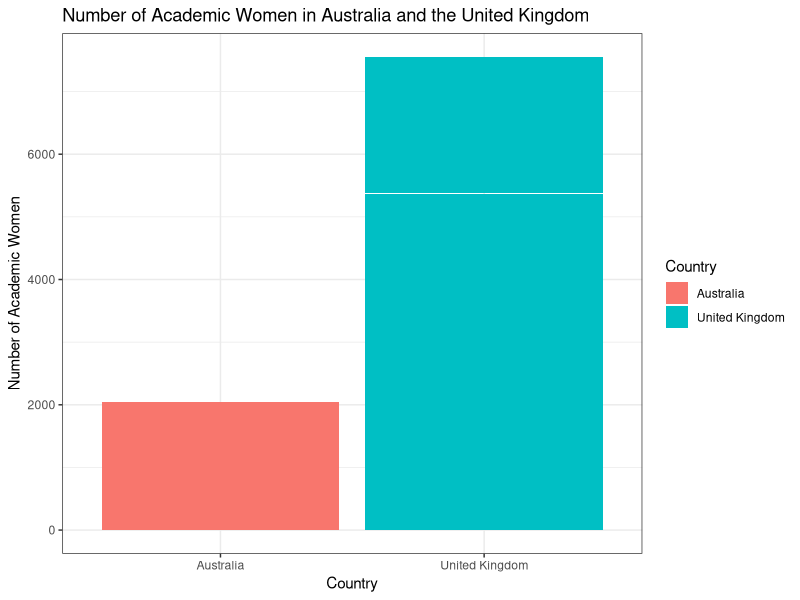

Write R code to recreate this figure.
# Load required libraries
library(ggplot2)

# Read the CSV files
au_data <- read.csv("au_data_all.csv")
uk_data <- read.csv("uk_data_all.csv")

# Create a combined data frame
bar_data <- data.frame(
  Country = c(rep("Australia", nrow(au_data)), rep("United Kingdom", nrow(uk_data))),
  AcademicWomen = c(au_data$women_acad, uk_data$women_acad)
)

# Create a bar chart
chart <- ggplot(bar_data, aes(x = Country, y = AcademicWomen, fill = Country)) +
  geom_bar(stat = "identity") +
  labs(title = "Number of Academic Women in Australia and the United Kingdom",
       x = "Country",
       y = "Number of Academic Women") +
  theme_bw()

# Display the chart
print(chart)
